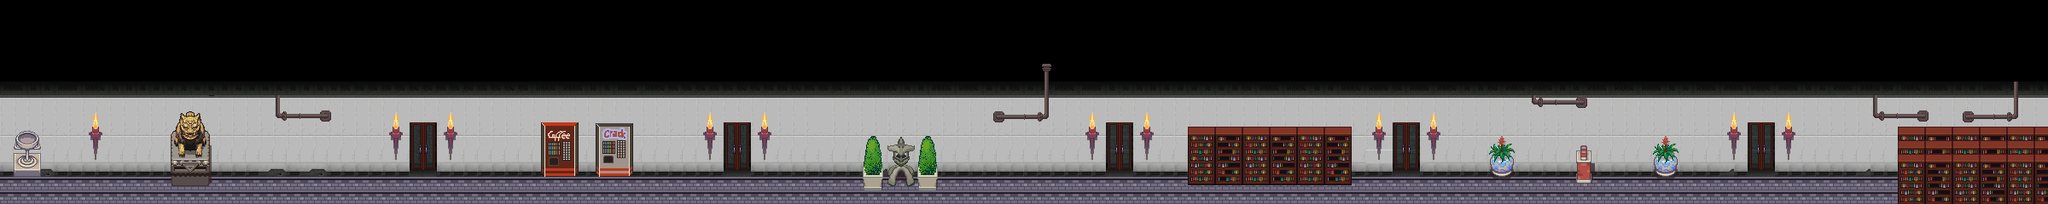

Tiled map render using the project's own tile images. Description and the map definition, with tile-layer contents summarised, below:
An orthogonal 150x15 tile map with 16x16 px tiles, 3 tile layers (background1, background2, view), 5 tilesets and 3 objects.

<map version="1.0" orientation="orthogonal" renderorder="right-down" width="150" height="15" tilewidth="16" tileheight="16" nextobjectid="4">
 <tileset firstgid="1" name="1" tilewidth="16" tileheight="16" tilecount="4096" columns="64">
  <image source="1.png" width="1024" height="1024" />
 </tileset>
 <tileset firstgid="4097" name="2" tilewidth="16" tileheight="16" tilecount="4096" columns="64">
  <image source="2.png" width="1024" height="1024" />
 </tileset>
 <tileset firstgid="8193" name="3" tilewidth="16" tileheight="16" tilecount="805" columns="35">
  <image source="3.png" width="560" height="368" />
 </tileset>
 <tileset firstgid="8998" name="4" tilewidth="16" tileheight="16" tilecount="896" columns="32">
  <image source="4.png" width="512" height="448" />
 </tileset>
 <tileset firstgid="9894" name="5" tilewidth="16" tileheight="16" tilecount="8040" columns="120">
  <image source="5.png" width="1920" height="1080" />
 </tileset>
 <layer name="background1" width="150" height="15">
  <data>[2250 cells, 1950 non-empty, 36 distinct tile ids]</data>
 </layer>
 <layer name="background2" width="150" height="15">
  <data>[2250 cells, 1438 non-empty, 69 distinct tile ids]</data>
 </layer>
 <layer name="view" width="150" height="15">
  <data>[2250 cells, 801 non-empty, 175 distinct tile ids]</data>
 </layer>
 <objectgroup name="chao">
  <object id="1" x="0" y="219" width="2402" height="23" />
  <object id="2" x="2225" y="146" width="187" height="97" />
  <object id="3" x="0" y="111" width="15" height="130" />
 </objectgroup>
</map>
